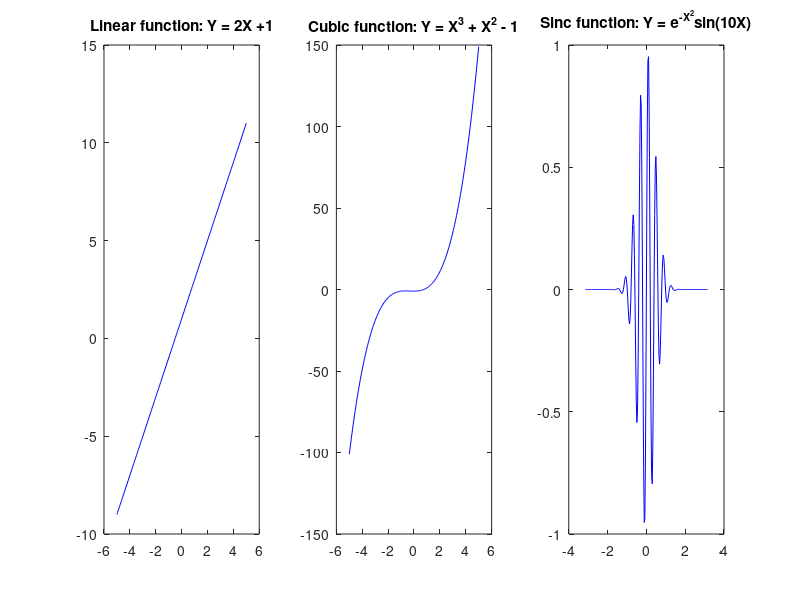

The MATLAB source for this figure: (Note: this script raises an error after producing the figure.)
clear all;
addpath('export_fig');

X = linspace(-5,5,20); Y = X.^3 + X.^2 - 1;
X = X'; Y = Y';
save('poly.mat');
clear all;

X = linspace(-5, 5, 20); Y = 2.*X + 1;
X = X'; Y = Y';
save('lin.mat');
clear all;

X = linspace(-pi,pi,20) ; Y = exp(-X.^2).*sin(10.*X);
X = X'; Y = Y';
save('sinc.mat');
clear all;

X1 = linspace(-5, 5, 200); Y1 = 2.*X1 + 1;
X2 = linspace(-5,5,200); Y2 = X1.^3 + X1.^2 - 1;
X3 = linspace(-pi,pi,200) ; Y3 = exp(-X1.^2).*sin(10.*X1);

figure('Color',[1 1 1]);
subplot(1,3,1);
plot(X1, Y1, 'b-');
title('Linear function: Y = 2X +1');
subplot(1,3,2);
plot(X2, Y2, 'b-');
title('Cubic function: Y = X^3 + X^2 - 1');
subplot(1,3,3);
plot(X3, Y3, 'b-');
title('Sinc function: Y = e^{-X^2}sin(10X)');

export_fig('datasets.pdf');